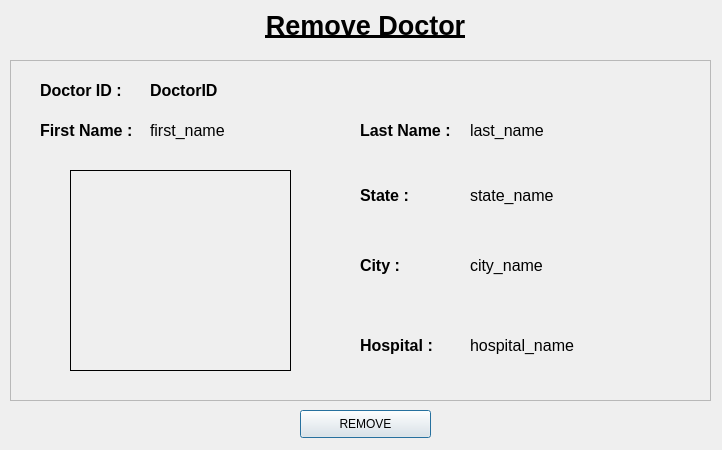
<?xml version="1.0" encoding="UTF-8"?>
<ui version="4.0">
 <class>selectDoctor</class>
 <widget class="QDialog" name="selectDoctor">
  <property name="geometry">
   <rect>
    <x>0</x>
    <y>0</y>
    <width>722</width>
    <height>450</height>
   </rect>
  </property>
  <property name="windowTitle">
   <string/>
  </property>
  <widget class="QLabel" name="title">
   <property name="geometry">
    <rect>
     <x>200</x>
     <y>0</y>
     <width>331</width>
     <height>51</height>
    </rect>
   </property>
   <property name="text">
    <string>&lt;html&gt;&lt;head/&gt;&lt;body&gt;&lt;p align=&quot;center&quot;&gt;&lt;span style=&quot; font-size:20pt; font-weight:600; text-decoration: underline;&quot;&gt;Remove Doctor&lt;/span&gt;&lt;/p&gt;&lt;/body&gt;&lt;/html&gt;</string>
   </property>
  </widget>
  <widget class="QPushButton" name="selectButton">
   <property name="geometry">
    <rect>
     <x>300</x>
     <y>410</y>
     <width>131</width>
     <height>28</height>
    </rect>
   </property>
   <property name="text">
    <string>REMOVE</string>
   </property>
  </widget>
  <widget class="QFrame" name="frame">
   <property name="geometry">
    <rect>
     <x>10</x>
     <y>60</y>
     <width>701</width>
     <height>341</height>
    </rect>
   </property>
   <property name="styleSheet">
    <string notr="true"/>
   </property>
   <property name="frameShape">
    <enum>QFrame::StyledPanel</enum>
   </property>
   <property name="frameShadow">
    <enum>QFrame::Raised</enum>
   </property>
   <widget class="QLabel" name="firstNameLabel">
    <property name="geometry">
     <rect>
      <x>30</x>
      <y>50</y>
      <width>101</width>
      <height>41</height>
     </rect>
    </property>
    <property name="text">
     <string>&lt;html&gt;&lt;head/&gt;&lt;body&gt;&lt;p&gt;&lt;span style=&quot; font-size:12pt; font-weight:600;&quot;&gt;First Name : &lt;/span&gt;&lt;/p&gt;&lt;/body&gt;&lt;/html&gt;</string>
    </property>
   </widget>
   <widget class="QWidget" name="widget" native="true">
    <property name="geometry">
     <rect>
      <x>60</x>
      <y>110</y>
      <width>221</width>
      <height>201</height>
     </rect>
    </property>
    <property name="autoFillBackground">
     <bool>false</bool>
    </property>
    <property name="styleSheet">
     <string notr="true">image: url(:/doctor_icon.png);
border-style:solid;
border-width:1px;
border-color: rgb(0, 0, 0);</string>
    </property>
   </widget>
   <widget class="QLabel" name="lastNameLabel">
    <property name="geometry">
     <rect>
      <x>350</x>
      <y>50</y>
      <width>101</width>
      <height>41</height>
     </rect>
    </property>
    <property name="text">
     <string>&lt;html&gt;&lt;head/&gt;&lt;body&gt;&lt;p&gt;&lt;span style=&quot; font-size:12pt; font-weight:600;&quot;&gt;Last Name : &lt;/span&gt;&lt;/p&gt;&lt;/body&gt;&lt;/html&gt;</string>
    </property>
   </widget>
   <widget class="QLabel" name="stateLabel">
    <property name="geometry">
     <rect>
      <x>350</x>
      <y>120</y>
      <width>111</width>
      <height>31</height>
     </rect>
    </property>
    <property name="text">
     <string>&lt;html&gt;&lt;head/&gt;&lt;body&gt;&lt;p&gt;&lt;span style=&quot; font-size:12pt; font-weight:600;&quot;&gt;State : &lt;/span&gt;&lt;/p&gt;&lt;/body&gt;&lt;/html&gt;</string>
    </property>
   </widget>
   <widget class="QLabel" name="cityLabel">
    <property name="geometry">
     <rect>
      <x>350</x>
      <y>190</y>
      <width>111</width>
      <height>31</height>
     </rect>
    </property>
    <property name="text">
     <string>&lt;html&gt;&lt;head/&gt;&lt;body&gt;&lt;p&gt;&lt;span style=&quot; font-size:12pt; font-weight:600;&quot;&gt;City : &lt;/span&gt;&lt;/p&gt;&lt;/body&gt;&lt;/html&gt;</string>
    </property>
   </widget>
   <widget class="QLabel" name="hospitalLabel">
    <property name="geometry">
     <rect>
      <x>350</x>
      <y>270</y>
      <width>111</width>
      <height>31</height>
     </rect>
    </property>
    <property name="text">
     <string>&lt;html&gt;&lt;head/&gt;&lt;body&gt;&lt;p&gt;&lt;span style=&quot; font-size:12pt; font-weight:600;&quot;&gt;Hospital : &lt;/span&gt;&lt;/p&gt;&lt;/body&gt;&lt;/html&gt;</string>
    </property>
   </widget>
   <widget class="QLabel" name="firstName">
    <property name="geometry">
     <rect>
      <x>140</x>
      <y>50</y>
      <width>211</width>
      <height>41</height>
     </rect>
    </property>
    <property name="styleSheet">
     <string notr="true">font-size:12pt;</string>
    </property>
    <property name="text">
     <string>first_name</string>
    </property>
   </widget>
   <widget class="QLabel" name="lastName">
    <property name="geometry">
     <rect>
      <x>460</x>
      <y>50</y>
      <width>211</width>
      <height>41</height>
     </rect>
    </property>
    <property name="styleSheet">
     <string notr="true">font-size:12pt;</string>
    </property>
    <property name="text">
     <string>last_name</string>
    </property>
   </widget>
   <widget class="QLabel" name="state">
    <property name="geometry">
     <rect>
      <x>460</x>
      <y>120</y>
      <width>201</width>
      <height>31</height>
     </rect>
    </property>
    <property name="styleSheet">
     <string notr="true">font-size:12pt;</string>
    </property>
    <property name="text">
     <string>state_name</string>
    </property>
   </widget>
   <widget class="QLabel" name="city">
    <property name="geometry">
     <rect>
      <x>460</x>
      <y>190</y>
      <width>201</width>
      <height>31</height>
     </rect>
    </property>
    <property name="styleSheet">
     <string notr="true">font-size:12pt;</string>
    </property>
    <property name="text">
     <string>city_name</string>
    </property>
   </widget>
   <widget class="QLabel" name="hospital">
    <property name="geometry">
     <rect>
      <x>460</x>
      <y>270</y>
      <width>201</width>
      <height>31</height>
     </rect>
    </property>
    <property name="styleSheet">
     <string notr="true">font-size:12pt;</string>
    </property>
    <property name="text">
     <string>hospital_name</string>
    </property>
   </widget>
   <widget class="QLabel" name="firstName_2">
    <property name="geometry">
     <rect>
      <x>140</x>
      <y>10</y>
      <width>211</width>
      <height>41</height>
     </rect>
    </property>
    <property name="styleSheet">
     <string notr="true">font-size:12pt;
font-weight:bold;</string>
    </property>
    <property name="text">
     <string>DoctorID</string>
    </property>
   </widget>
   <widget class="QLabel" name="firstNameLabel_2">
    <property name="geometry">
     <rect>
      <x>30</x>
      <y>10</y>
      <width>101</width>
      <height>41</height>
     </rect>
    </property>
    <property name="text">
     <string>&lt;html&gt;&lt;head/&gt;&lt;body&gt;&lt;p&gt;&lt;span style=&quot; font-size:12pt; font-weight:600;&quot;&gt;Doctor ID :&lt;/span&gt;&lt;/p&gt;&lt;/body&gt;&lt;/html&gt;</string>
    </property>
   </widget>
  </widget>
 </widget>
 <resources>
  <include location="../../../../Images/img.qrc"/>
 </resources>
 <connections/>
</ui>
